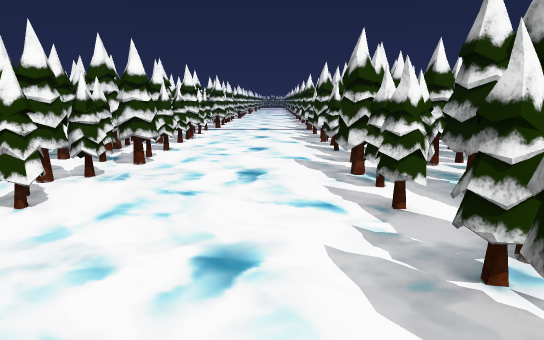
[1] (above)

12 first-person views from a walk through a 3-D level made in the Unity game engine. The camera is 1.4 m above the floor, tilts 10° down and sees 70° across. The floor is counted in squares, 1 m on a side. Each view is taken from the middle of a square. On the plan, view 1 faces up. The plan holds only what a view shows up to about 16 squares ahead; the rest is blank. The place goes on beyond the plan.

[2]
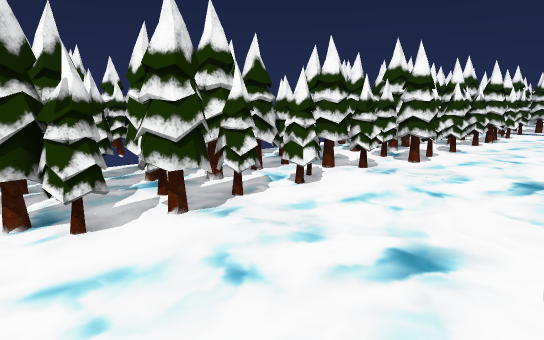

[3]
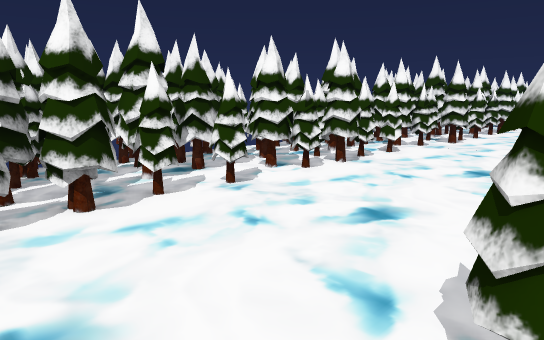

[4]
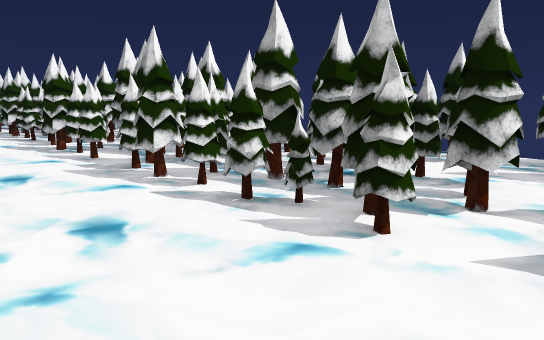

[5]
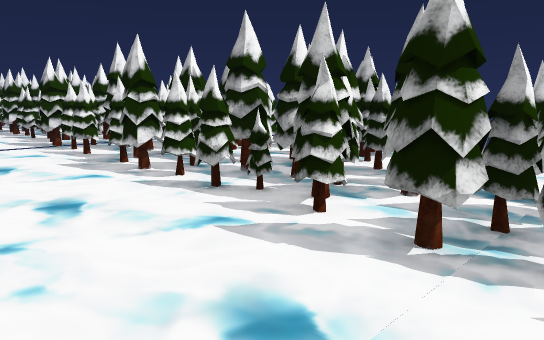

[6]
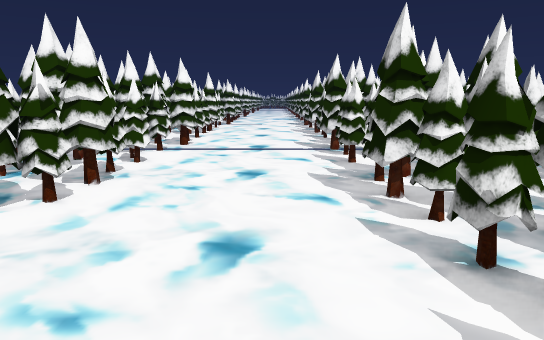

[7]
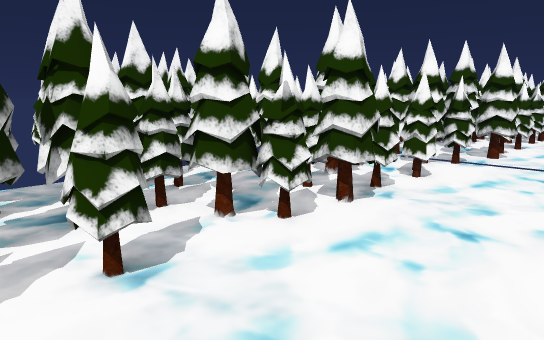

[8]
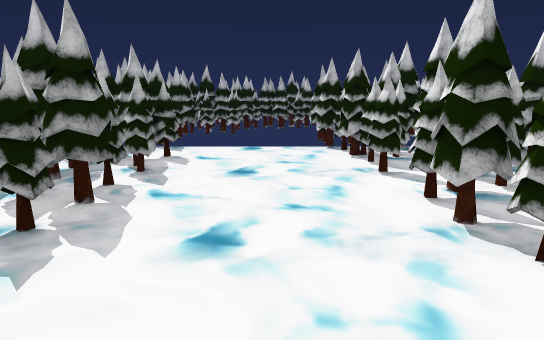

[9]
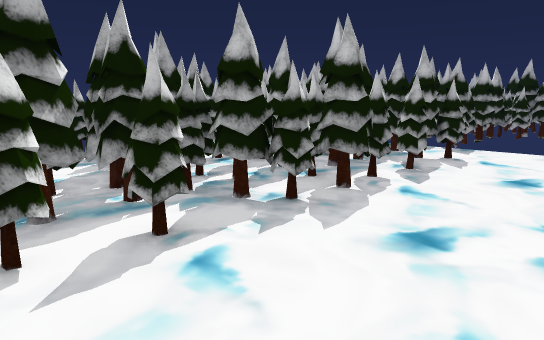

[10]
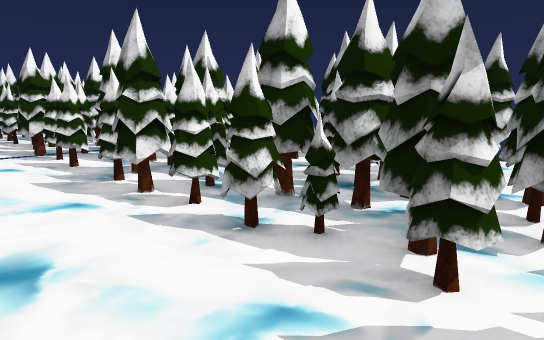

[11]
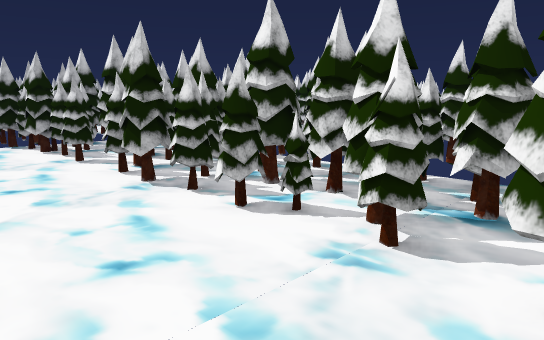

[12]
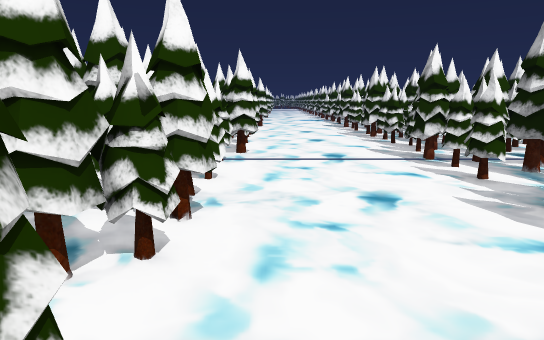

### Floor plan
Key: @ floor where view 1 was taken; # wall or solid block; x gap in a wall; . floor.
Columns run from 5 left of view 1 to 4 right of it. Each row starts with its distance up from view 1.
 20  #x....#
 19  ##....#
 18  #.....##
 17  ##....##
 16  ##.....#
 15   #....##
 14  ##....##
 13  ##....#
 12  #.....##
 11  ##....##
 10  ##.....#
  9 ###....##
  8 #......##
  7 ##.....#
  6 ##.....##
  5  ##....##
  4  ##.....#
  3   #....##
  2  ##....##
  1 ###....#
  0 #....@.#
 -1 #.#....#
 -2 ###....##
 -3  ##....###
 -4   #.....##
 -5   #......
 -6   #    ##

Positions as (right, up) in squares from view 1, and headings:
1: (0, 0), facing up
2: (1, 0), facing up-left
3: (2, -5), facing up-left
4: (-2, -5), facing up-right
5: (-2, 6), facing up-right
6: (0, 8), facing up
7: (0, 10), facing up-left
8: (-1, 7), facing down
9: (-2, 7), facing down-right
10: (-1, 8), facing up-right
11: (0, 9), facing down-left
12: (-2, 10), facing up
